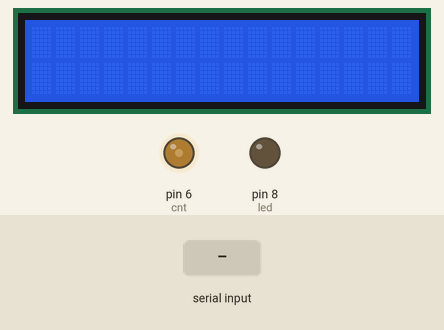
The sketch below on a simulated Arduino Uno, built with avr-gcc and run on an emulated ATmega328P. On the bench: 16×2 character LCD, output pins drawn as LEDs (lit = HIGH). The test bench sets the inputs (shaded band).

Above: at 1.2 s.
1.3 s: "90,45,200\n" received over Serial
At 3.3 s:
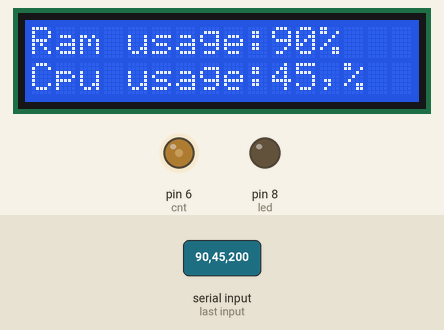
3.9 s: "90,45\n" received over Serial
6.5 s: "5\n" received over Serial
At 8.4 s:
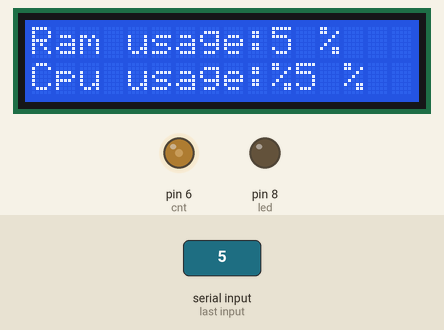
9.1 s: "200\n" received over Serial
At 11.4 s:
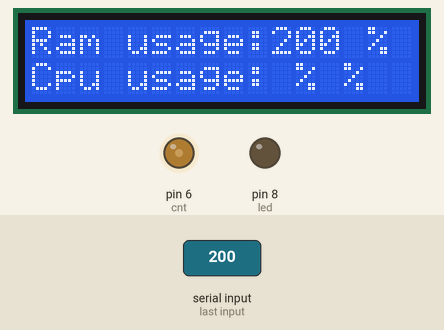
11.7 s: "30,150,10\n" received over Serial
At 13.6 s:
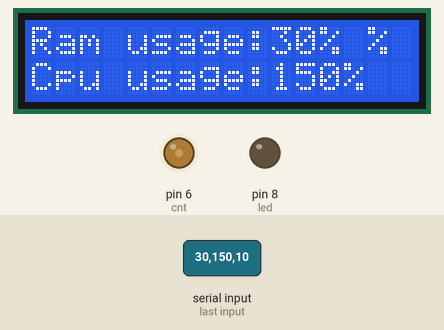
14.3 s: "90\n" received over Serial
At 16.8 s:
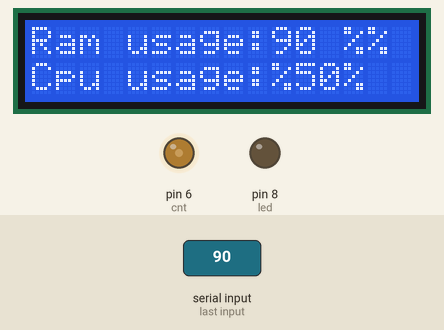
Timing chart, 0 to 17.9 s (numbered marks = the images above; inputs shaded):
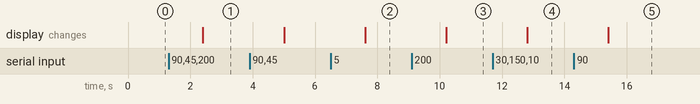

The sketch:

ArduinoLcd.ino
```cpp
#include <LiquidCrystal.h>
int Contrast=80;
int cnt=6;
char spliter=",";
LiquidCrystal lcd(12, 11, 5, 4, 3, 2);
int led=8;
String inString = "";
int x;
int r1;
int c1;
//int g1;
String r="";
String cp="";
//String g="";
 void setup()
 {
  Serial.begin(9600);
    pinMode(led,OUTPUT);
    pinMode(cnt,OUTPUT);
    analogWrite(cnt,Contrast);
     lcd.begin(16, 2);
  }
     void loop()
 {


while (!Serial.available()) {} // wait for data to arrive
  // serial read section
   //lcd.clear();
while (Serial.available()){ // this will be skipped if no data present, leading to
                             // the code sitting in the delay function below

    delay(100);  //delay to allow buffer to fill


      String c = Serial.readString();  //gets one byte from serial buffer
      inString = c;
      r1=inString.indexOf(',');
      r=inString.substring(0,r1);
      c1=inString.indexOf(',',r1+1);
      cp=inString.substring(3,6);

      //gpu stats(in future)
      //g1=inString.indexOf(',',c1+1);
      //g=inString.substring(c1+1,g1+1);

      x=r.toInt();


     lcd.setCursor(0, 0);
     lcd.print("Ram usage:"+r+"%");
     lcd.setCursor(0, 1);
     lcd.print("Cpu usage:"+cp+"%");

    // if (x>80){
     // digitalWrite(led,HIGH);
     //}
     //else if(x<80){
     // digitalWrite(led,LOW);

    // }

      delay(100);


}
  }
```

Measured:
- after the input at 1.3 s, the display: changes after 1.1 s (image 1)
- after the input at 6.5 s, the display: changes after 1.1 s (image 2)
- after the input at 9.1 s, the display: changes after 1.1 s (image 3)
- after the input at 11.7 s, the display: changes after 1.1 s (image 4)
- after the input at 14.3 s, the display: changes after 1.1 s (image 5)
